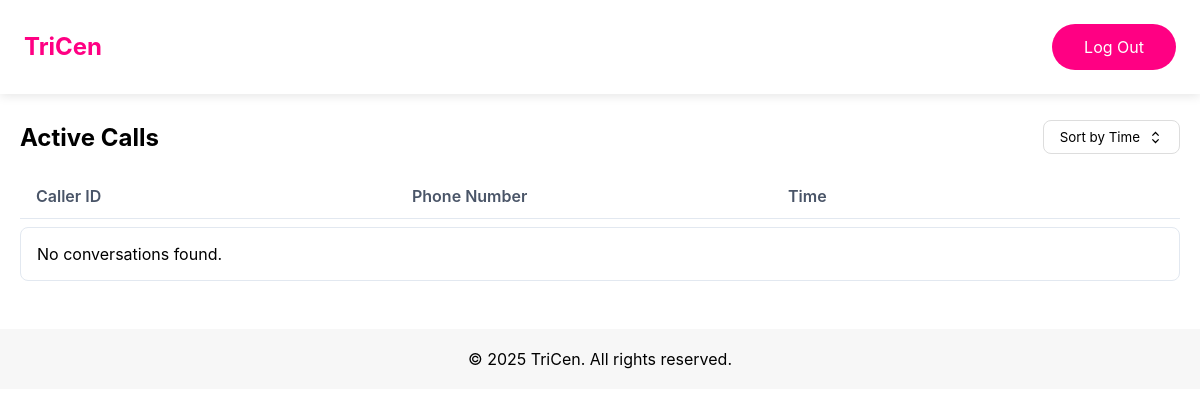
The page /dashboard/ on the database as committed earlier.
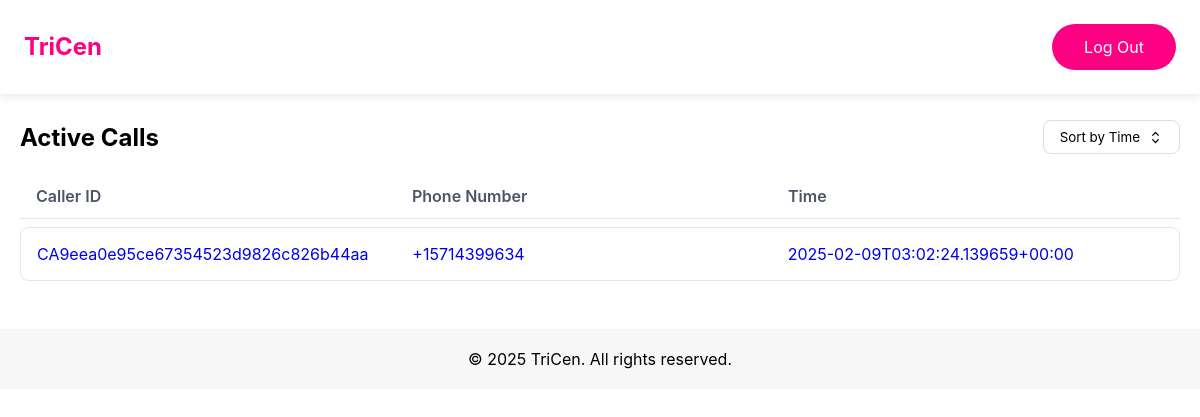
The same page on the database as committed later.
### tricen_backend/models.py (models this page shows, shortened)
class Conversation(models.Model):
    caller_id = models.CharField(max_length=34, unique=True, primary_key=True)
    phone_number = models.CharField(max_length=20, null=True)
    contentUser = models.TextField()
    contentAI = models.TextField()
    timestamp = models.DateTimeField(auto_now_add=True)
    needs_transfer = models.BooleanField(default=False)  # Added this line
    transfer_reason = models.TextField(null=True, blank=True)  # Added this line
    def get_user_content(self):
        return json.loads(self.contentUser) if self.contentUser else []
    def get_ai_content(self):
        return json.loads(self.contentAI) if self.contentAI else []

### tricen_frontend/views.py (the view)
# urls.py: path("dashboard/", views.dashboard,  name="dashboard"),
def dashboard(request):
    url = reverse('conversation_list')
    client = Client()
    response = client.get(url)
    if response.status_code == 200:
        response_data = response.json()
    else:
        response_data = {'error': 'Failed to fetch conversations'}
    return render(request, 'dashboard/dashboard.html', {'conversations':response_data})

### tricen_backend/views.py (called while the page is built)
def get_conversations(request):
    try:
        conversations = Conversation.objects.all()
        data = [{
            'caller_id': conv.caller_id,
            'phone_number': conv.phone_number,
            'contentUser': conv.get_user_content(),
            'contentAI': conv.get_ai_content(),
            'timestamp': conv.timestamp.isoformat()
        } for conv in conversations]
        return JsonResponse(data, safe=False)
    except Exception as e:
        print(f"Error in get_conversations: {str(e)}")
        return JsonResponse({'error': str(e)}, status=500)

### tricen_frontend/templates/dashboard/dashboard.html (shortened to what this page needs)
{% load static %}
<!DOCTYPE html>
<html lang="en">
<head>
  <link rel="stylesheet" href="https://cdnjs.cloudflare.com/ajax/libs/font-awesome/6.4.0/css/all.min.css" />
  <link rel="stylesheet" href="{% static 'style.css' %}">
  <link rel="stylesheet" href="{% static 'table.css' %}">
</head>
<body>
  <nav class="navbar">
    <div class="logo">TriCen</div>
    <button class="login-btn">Log Out</button>
  </nav>
  <section>
    <div class="table-container">
      <div class="header">
          <h1>Active Calls</h1>
          <button class="sort-button" onclick="sortCalls()">
              Sort by Time
              <svg width="15" height="15" viewBox="0 0 24 24" fill="none" stroke="currentColor" stroke-width="2">
                  <path d="M7 15l5 5 5-5"/>
                  <path d="M7 9l5-5 5 5"/>
              </svg>
          </button>
      </div>
      <div class="column-headers">
          <div>Caller ID</div>
          <div>Phone Number</div>
          <div>Time</div>
      </div>
      <div id="calls-container">
          {% for conversation in conversations %}
            <a href="{% url 'user_detail' conversation.caller_id %}" class="call-link">
              <div class="call-row">
                <div>{{ conversation.caller_id }}</div>
                <div>{{ conversation.phone_number }}</div>
                <div>{{ conversation.timestamp }}</div>
              </div>
            </a>
          {% empty %}
            <div class="call-row">
              <div>No conversations found.</div>
            </div>
          {% endfor %}
      </div>
    </div>
  </section>
  <footer>
    <div class="container">
      <p>© 2025 TriCen. All rights reserved.</p>
    </div>
  </footer>
  </body>
</html>

Rows that differ between the two databases and show on the page:
added Conversation: caller_id "CA9eea0e95ce67354523d9826c826b44aa", phone_number "+15714399634", timestamp "2025-02-09T03:02:24.139659+00:00"
Other text that changed with them:
text no longer shown: "No conversations found."
